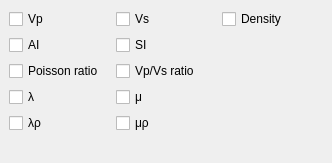
            <widget class="QWidget" name="elasticParametersPage_3">
             <property name="geometry">
              <rect>
               <x>0</x>
               <y>0</y>
               <width>332</width>
               <height>163</height>
              </rect>
             </property>
             <attribute name="label">
              <string>Elastic parameters</string>
             </attribute>
             <layout class="QGridLayout" name="_38">
              <property name="margin">
               <number>9</number>
              </property>
              <property name="spacing">
               <number>6</number>
              </property>
              <item row="4" column="1">
               <widget class="QCheckBox" name="oMuRhoCheckBox">
                <property name="text">
                 <string>μρ</string>
                </property>
               </widget>
              </item>
              <item row="2" column="1">
               <widget class="QCheckBox" name="oVpVsRatioCheckBox">
                <property name="text">
                 <string>Vp/Vs ratio</string>
                </property>
               </widget>
              </item>
              <item row="3" column="0">
               <widget class="QCheckBox" name="oLameLamCheckBox">
                <property name="toolTip">
                 <string>Lamé's first parameter</string>
                </property>
                <property name="text">
                 <string>λ</string>
                </property>
               </widget>
              </item>
              <item row="1" column="0">
               <widget class="QCheckBox" name="oAiCheckBox">
                <property name="toolTip">
                 <string>Acoustic Impedance</string>
                </property>
                <property name="text">
                 <string>AI</string>
                </property>
               </widget>
              </item>
              <item row="0" column="1">
               <widget class="QCheckBox" name="oVsCheckBox">
                <property name="text">
                 <string>Vs</string>
                </property>
               </widget>
              </item>
              <item row="0" column="0">
               <widget class="QCheckBox" name="oVpCheckBox">
                <property name="text">
                 <string>Vp</string>
                </property>
               </widget>
              </item>
              <item row="2" column="0">
               <widget class="QCheckBox" name="oPoissonRatioCheckBox">
                <property name="text">
                 <string>Poisson ratio</string>
                </property>
               </widget>
              </item>
              <item row="0" column="2">
               <widget class="QCheckBox" name="oDensityCheckBox">
                <property name="text">
                 <string>Density</string>
                </property>
               </widget>
              </item>
              <item row="1" column="1">
               <widget class="QCheckBox" name="oSiCheckBox">
                <property name="toolTip">
                 <string>Shear impedance</string>
                </property>
                <property name="text">
                 <string>SI</string>
                </property>
               </widget>
              </item>
              <item row="4" column="0">
               <widget class="QCheckBox" name="oLambdaRhoCheckBox">
                <property name="text">
                 <string>λρ</string>
                </property>
               </widget>
              </item>
              <item row="3" column="1">
               <widget class="QCheckBox" name="oLameMuCheckBox">
                <property name="toolTip">
                 <string>Shear modulus</string>
                </property>
                <property name="text">
                 <string>μ</string>
                </property>
               </widget>
              </item>
              <item row="5" column="0">
               <spacer name="verticalSpacer_7">
                <property name="orientation">
                 <enum>Qt::Vertical</enum>
                </property>
                <property name="sizeHint" stdset="0">
                 <size>
                  <width>20</width>
                  <height>40</height>
                 </size>
                </property>
               </spacer>
              </item>
             </layout>
            </widget>
